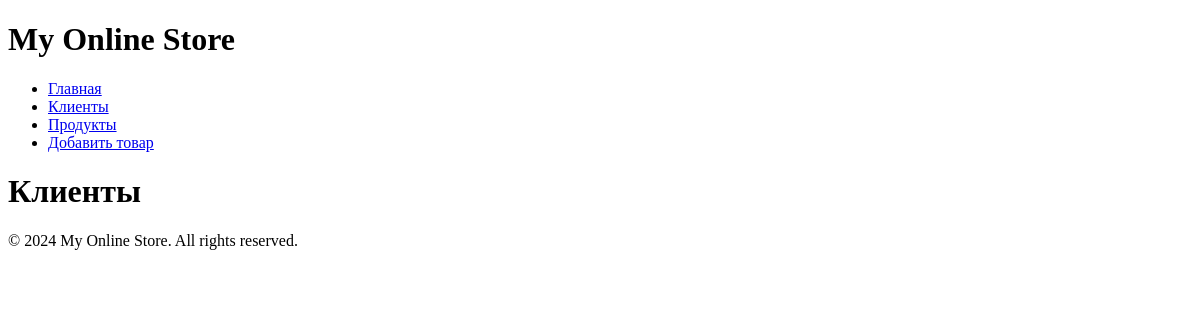
Before: /clients/ with the older database file.
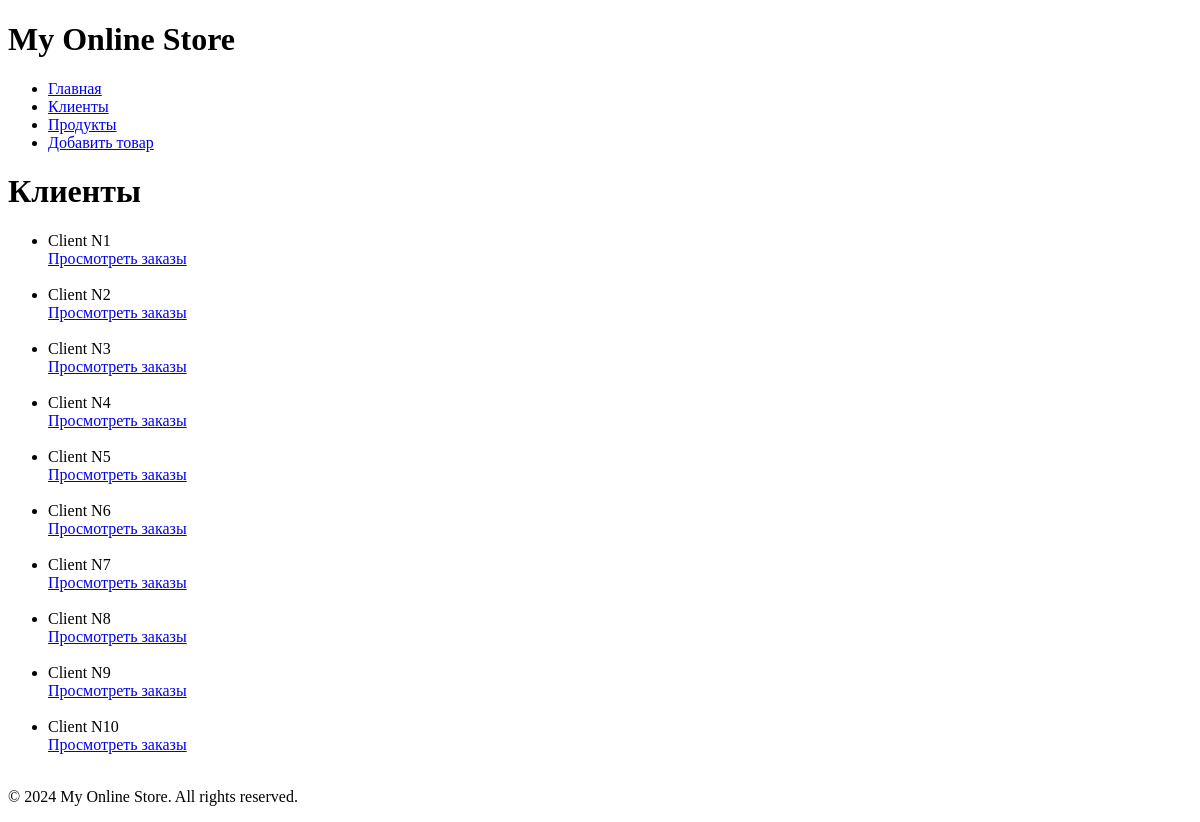
After: the same page with the newer database file.
### hwapp3/models.py (models this page shows, shortened)
class Client(models.Model):
    name = models.CharField(max_length=100)
    email = models.EmailField()
    phone = models.CharField(max_length=20)
    address = models.CharField(max_length=255)
    register_date = models.DateTimeField(auto_now_add=True)

### hwapp3/views.py (the view)
# urls.py: path('clients/', views.list_clients, name='list_clients'),
def list_clients(request):
    clients = Client.objects.all()
    return render(request, 'hwapp3/clients.html', {'clients': clients})

### hwapp3/templates/hwapp3/clients.html (shortened to what this page needs)
{% extends 'base.html' %}
{% block content %}
<h1>Клиенты</h1>
<ul>
    {% for client in clients %}
    <li>{{ client.name }}<br> <a href="{% url 'client_products' client.id %}">Просмотреть заказы</a></li><br>
    {% endfor %}
</ul>
{% endblock %}

Changed rows visible on the page:
added Client: name "Client N1"
added Client: name "Client N2"
added Client: name "Client N3"
added Client: name "Client N4"
added Client: name "Client N5"
added Client: name "Client N6"
added Client: name "Client N7"
added Client: name "Client N8"
added Client: name "Client N9"
added Client: name "Client N10"
